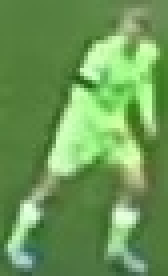
#> input picture output_videos/cropped_image.jpg, 42 x 69 px (shown 4 times larger)
$ jupyter execute color_assignment.ipynb
#> lines starting #> are read from the running program, lines starting #| are printed output that depends on the picture; after the words box and inside, x2 and y2 are one past the last pixel; in counts of white or black regions, pixels touching at a corner belong together
[cell 1]
import cv2
import matplotlib.pyplot as plt
import os
from sklearn.cluster import KMeans

[cell 2]
image_path = "../output_videos/cropped_image.jpg"
image = cv2.imread(image_path)
#> image is the input picture: shape (69, 42, 3); mean B, G, R 86.2, 152.8, 107.4
image = cv2.cvtColor(image, cv2.COLOR_BGR2RGB)

[cell 3]
plt.imshow(image)
plt.show()

# Take the top half of the image

[cell 4]
top_half_image = image[0:int(image.shape[0]/2), :]
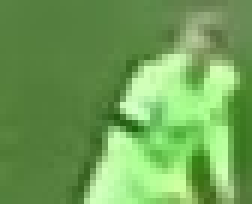
#> top_half_image: shape (34, 42, 3) (shown 6 times larger); mean R, G, B 111.1, 161, 86.3
plt.imshow(top_half_image)
plt.show()

# Cluster the image into two clusters

[cell 5]
# Reshape the image into 2d array
image_2d = top_half_image.reshape(-1, 3)
#> image_2d = 1428 rows, first 8: [88, 130, 66], [88, 130, 66], [87, 129, 65], [86, 128, 64], [86, 128, 64], [85, 127, 63], [85, 127, 63], [85, 127, 63]

# Perform KMeans clustering with two clusters
kmeans = KMeans(n_clusters=2, random_state=0).fit(image_2d)

# get the cluster labels
labels = kmeans.labels_
#> labels = 1428 values, max 1 at index 0, min 0 at index 117, mean 0.714

# reshape the labels into the orginal image shape
clustered_image = labels.reshape(top_half_image.shape[0], top_half_image.shape[1])
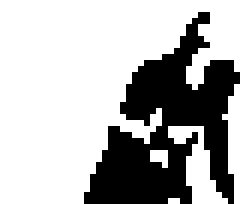
#> clustered_image: shape (34, 42) int32 (shown 6 times larger); values 0 (black) and 1 (white), 71.4% white; 1 black region, box (x1, y1, x2, y2) and area: (14, 2, 40, 34) 409

# Display the clustered image
plt.imshow(clustered_image)
plt.show()

[cell 6]
corner_clusters = [clustered_image[0, 0], clustered_image[0, -1], clustered_image[-1, 0], clustered_image[-1, -1]]
#> corner_clusters = [1, 1, 1, 1]
non_player_cluster = max(set(corner_clusters), key=corner_clusters.count)
#> non_player_cluster = 1
print(non_player_cluster)
#| 1

[cell 7]
player_cluster = 1-non_player_cluster
#> player_cluster = 0
print(player_cluster)
#| 0

[cell 8]
kmeans.cluster_centers_[player_cluster]
#> Out = [168.7, 232.6, 143]
